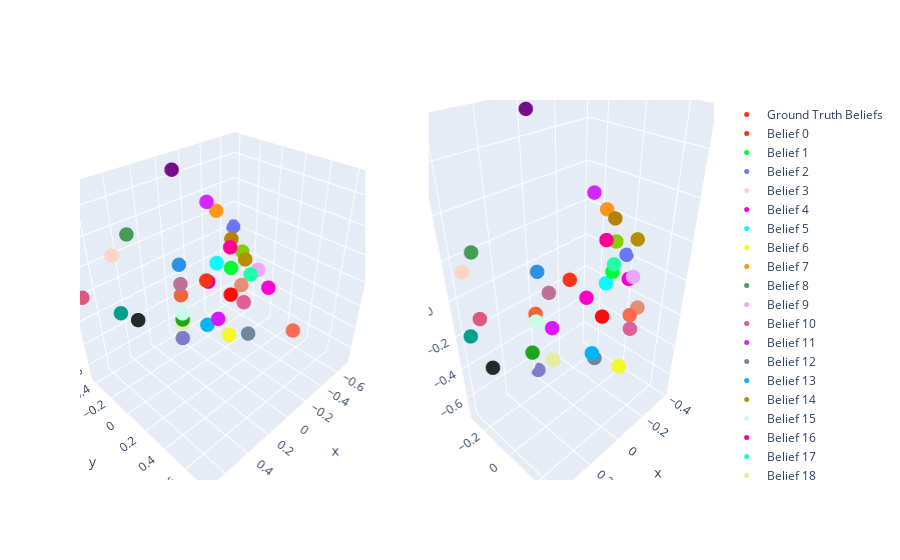

Notebook cell for this chart:
### Markdown cell above
## Visualization of regression results
We visualize the belief predictions in 3D, using the same PCA as before, and also do a 2D plot of the belief predictions.

### Code cell
belief_predictions_pca = vis_pca.transform(belief_predictions.reshape(-1, 5))

# now visualize in 3d
transformer_input_belief_indices_flattened = transformer_input_belief_indices.view(-1).cpu().numpy()
from plotly.subplots import make_subplots
from plotly import graph_objects as go

colors = px.colors.qualitative.Light24 + px.colors.qualitative.Dark24 + px.colors.qualitative.Plotly

fig = make_subplots(rows=1, cols=2, specs=[[{'type': 'scatter3d'}, {'type': 'scatter3d'}]])

# put the groundtruth simplex on the left
ground_truth_beliefs = list(msp_belief_index.keys())
ground_truth_belief_labels = list(msp_belief_index.values())
ground_truth_beliefs_pca = vis_pca.transform(ground_truth_beliefs)

fig.add_trace(go.Scatter3d(x=ground_truth_beliefs_pca[:, 0],
                           y=ground_truth_beliefs_pca[:, 1],
                           z=ground_truth_beliefs_pca[:, 2],
                           mode='markers',
                           marker=dict(size=5, color=[colors[i] for i in ground_truth_belief_labels], opacity=1),
                           name='Ground Truth Beliefs'),
              row=1, col=1)

# put the belief predictions on the right
for belief in msp_belief_index.keys():
    b = msp_belief_index[belief]
    relevant_indices = np.where(transformer_input_belief_indices_flattened == b)[0]
    relevant_data = belief_predictions_pca[relevant_indices]
    if len(relevant_data) > 0:
        centers_of_mass = np.mean(relevant_data, axis=0)
    
        fig.add_trace(go.Scatter3d(x=[centers_of_mass[0]],
                                y=[centers_of_mass[1]],
                                z=[centers_of_mass[2]],
                                mode='markers',
                                name=f'Belief {b}',
                                marker=dict(size=5, color=colors[b], opacity=1)),
                    row=1, col=2)
        
fig.show()

### Figure 1 — Plotly figure (JSON) as saved in the notebook; plotly's stock layout.template omitted (floating-point values rounded to 4 significant figures)
{"data": [{"marker": {"color": ["#FD3216", "#00FE35", "#6A76FC", "#FED4C4", "#FE00CE", "#0DF9FF", "#F6F926", "#FF9616", "#479B55", "#EEA6FB", "#DC587D", "#D626FF", "#6E899C", "#00B5F7", "#B68E00", "#C9FBE5", "#FF0092", "#22FFA7", "#E3EE9E", "#86CE00", "#BC7196", "#7E7DCD", "#FC6955", "#E48F72", "#2E91E5", "#E15F99", "#1CA71C", "#FB0D0D", "#DA16FF", "#222A2A", "#B68100", "#750D86", "#EB663B", "#511CFB", "#00A08B", "#FB00D1"], "opacity": 1, "size": 5}, "mode": "markers", "name": "Ground Truth Beliefs", "scene": "scene", "type": "scatter3d", "x": [0.1768, -0.2357, -0.7071, 0.4714, -0.3536, -0.4714, -2.341e-16, -0.4714, 0.3536, -0.3536, 0.7071, -0.3536, -1.416e-16, 0.1768, -0.1768, 0.3536, -4.561e-16, -2.896e-16, 0.2357, -0.2828, 0.2828, -5.116e-16, 4.348e-17, -0.2828, 0.2357, -0.1768, 0.2828, -0.2357, 0.2357, 0.3536, -0.2357, -9.557e-16, 0.2357, -7.338e-18, 0.4714, -0.2357], "y": [0.2009, 0.01605, -0.4166, -0.3746, -0.3537, -0.3746, 0.2324, -0.3746, -0.3537, 0.1694, -0.4166, -0.3537, 0.4068, 0.2009, 0.2009, 0.1694, 0.2324, 0.4068, 0.01605, 0.0774, 0.0774, -0.2907, 0.7555, 0.0774, 0.01605, 0.2009, 0.0774, 0.01605, 0.3648, -0.3537, 0.01605, -0.2907, 0.01605, 0.01605, -0.3746, 0.3648], "z": [0.1768, -7.871e-17, -6.225e-16, 0.2357, -0.3536, -0.2357, -0.3536, 0.2357, 0.3536, -3.252e-16, -2.776e-17, 0.3536, -0.2357, -0.1768, 0.1768, -2.776e-17, 0.3536, 0.2357, -0.2357, 0.1414, 0.1414, -0.7071, -2.776e-17, -0.1414, 0.2357, -0.1768, -0.1414, -0.2357, -2.776e-17, -0.3536, 0.2357, 0.7071, 1.156e-16, 1.844e-17, -0.2357, -2.26e-16]}, {"marker": {"color": "#FD3216", "opacity": 1, "size": 5}, "mode": "markers", "name": "Belief 0", "scene": "scene2", "type": "scatter3d", "x": [0.1399], "y": [0.1152], "z": [0.1742]}, {"marker": {"color": "#00FE35", "opacity": 1, "size": 5}, "mode": "markers", "name": "Belief 1", "scene": "scene2", "type": "scatter3d", "x": [-0.2323], "y": [0.02255], "z": [-0.002118]}, {"marker": {"color": "#6A76FC", "opacity": 1, "size": 5}, "mode": "markers", "name": "Belief 2", "scene": "scene2", "type": "scatter3d", "x": [-0.3867], "y": [-0.02096], "z": [0.006269]}, {"marker": {"color": "#FED4C4", "opacity": 1, "size": 5}, "mode": "markers", "name": "Belief 3", "scene": "scene2", "type": "scatter3d", "x": [0.4117], "y": [-0.2078], "z": [0.1855]}, {"marker": {"color": "#FE00CE", "opacity": 1, "size": 5}, "mode": "markers", "name": "Belief 4", "scene": "scene2", "type": "scatter3d", "x": [-0.2795], "y": [-0.1823], "z": [-0.2826]}, {"marker": {"color": "#0DF9FF", "opacity": 1, "size": 5}, "mode": "markers", "name": "Belief 5", "scene": "scene2", "type": "scatter3d", "x": [-0.3605], "y": [-0.1206], "z": [-0.1986]}, {"marker": {"color": "#F6F926", "opacity": 1, "size": 5}, "mode": "markers", "name": "Belief 6", "scene": "scene2", "type": "scatter3d", "x": [-0.02949], "y": [0.2551], "z": [-0.3091]}, {"marker": {"color": "#FF9616", "opacity": 1, "size": 5}, "mode": "markers", "name": "Belief 7", "scene": "scene2", "type": "scatter3d", "x": [-0.3825], "y": [-0.1559], "z": [0.2056]}, {"marker": {"color": "#479B55", "opacity": 1, "size": 5}, "mode": "markers", "name": "Belief 8", "scene": "scene2", "type": "scatter3d", "x": [0.3946], "y": [-0.1485], "z": [0.2926]}, {"marker": {"color": "#EEA6FB", "opacity": 1, "size": 5}, "mode": "markers", "name": "Belief 9", "scene": "scene2", "type": "scatter3d", "x": [-0.255], "y": [0.1255], "z": [0.006882]}, {"marker": {"color": "#DC587D", "opacity": 1, "size": 5}, "mode": "markers", "name": "Belief 10", "scene": "scene2", "type": "scatter3d", "x": [0.41], "y": [-0.1301], "z": [-0.005714]}, {"marker": {"color": "#D626FF", "opacity": 1, "size": 5}, "mode": "markers", "name": "Belief 11", "scene": "scene2", "type": "scatter3d", "x": [-0.2811], "y": [-0.1497], "z": [0.3241]}, {"marker": {"color": "#6E899C", "opacity": 1, "size": 5}, "mode": "markers", "name": "Belief 12", "scene": "scene2", "type": "scatter3d", "x": [0.08046], "y": [0.2046], "z": [-0.2181]}, {"marker": {"color": "#00B5F7", "opacity": 1, "size": 5}, "mode": "markers", "name": "Belief 13", "scene": "scene2", "type": "scatter3d", "x": [0.1065], "y": [0.2124], "z": [-0.1678]}, {"marker": {"color": "#B68E00", "opacity": 1, "size": 5}, "mode": "markers", "name": "Belief 14", "scene": "scene2", "type": "scatter3d", "x": [-0.2835], "y": [0.1112], "z": [0.1843]}, {"marker": {"color": "#C9FBE5", "opacity": 1, "size": 5}, "mode": "markers", "name": "Belief 15", "scene": "scene2", "type": "scatter3d", "x": [0.2735], "y": [0.05983], "z": [0.01201]}, {"marker": {"color": "#FF0092", "opacity": 1, "size": 5}, "mode": "markers", "name": "Belief 16", "scene": "scene2", "type": "scatter3d", "x": [-0.05162], "y": [0.1283], "z": [0.2784]}, {"marker": {"color": "#22FFA7", "opacity": 1, "size": 5}, "mode": "markers", "name": "Belief 17", "scene": "scene2", "type": "scatter3d", "x": [-0.03185], "y": [0.19], "z": [0.2018]}, {"marker": {"color": "#E3EE9E", "opacity": 1, "size": 5}, "mode": "markers", "name": "Belief 18", "scene": "scene2", "type": "scatter3d", "x": [0.2053], "y": [0.07756], "z": [-0.2304]}, {"marker": {"color": "#86CE00", "opacity": 1, "size": 5}, "mode": "markers", "name": "Belief 19", "scene": "scene2", "type": "scatter3d", "x": [-0.2716], "y": [0.002003], "z": [0.1351]}, {"marker": {"color": "#BC7196", "opacity": 1, "size": 5}, "mode": "markers", "name": "Belief 20", "scene": "scene2", "type": "scatter3d", "x": [0.2301], "y": [0.09267], "z": [0.1468]}, {"marker": {"color": "#7E7DCD", "opacity": 1, "size": 5}, "mode": "markers", "name": "Belief 21", "scene": "scene2", "type": "scatter3d", "x": [-0.01251], "y": [-0.2945], "z": [-0.7106]}, {"marker": {"color": "#FC6955", "opacity": 1, "size": 5}, "mode": "markers", "name": "Belief 22", "scene": "scene2", "type": "scatter3d", "x": [-0.02851], "y": [0.2904], "z": [0.004862]}, {"marker": {"color": "#E48F72", "opacity": 1, "size": 5}, "mode": "markers", "name": "Belief 23", "scene": "scene2", "type": "scatter3d", "x": [-0.2465], "y": [0.1728], "z": [-0.1383]}, {"marker": {"color": "#2E91E5", "opacity": 1, "size": 5}, "mode": "markers", "name": "Belief 24", "scene": "scene2", "type": "scatter3d", "x": [0.2371], "y": [0.03841], "z": [0.2202]}, {"marker": {"color": "#E15F99", "opacity": 1, "size": 5}, "mode": "markers", "name": "Belief 25", "scene": "scene2", "type": "scatter3d", "x": [-0.1622], "y": [0.202], "z": [-0.1998]}, {"marker": {"color": "#1CA71C", "opacity": 1, "size": 5}, "mode": "markers", "name": "Belief 26", "scene": "scene2", "type": "scatter3d", "x": [0.2954], "y": [0.05195], "z": [-0.1455]}, {"marker": {"color": "#FB0D0D", "opacity": 1, "size": 5}, "mode": "markers", "name": "Belief 27", "scene": "scene2", "type": "scatter3d", "x": [-0.1791], "y": [0.01789], "z": [-0.2417]}, {"marker": {"color": "#DA16FF", "opacity": 1, "size": 5}, "mode": "markers", "name": "Belief 28", "scene": "scene2", "type": "scatter3d", "x": [0.2647], "y": [0.1442], "z": [0.02265]}, {"marker": {"color": "#222A2A", "opacity": 1, "size": 5}, "mode": "markers", "name": "Belief 29", "scene": "scene2", "type": "scatter3d", "x": [0.3591], "y": [-0.1651], "z": [-0.3407]}, {"marker": {"color": "#B68100", "opacity": 1, "size": 5}, "mode": "markers", "name": "Belief 30", "scene": "scene2", "type": "scatter3d", "x": [-0.2935], "y": [-0.02987], "z": [0.2327]}, {"marker": {"color": "#750D86", "opacity": 1, "size": 5}, "mode": "markers", "name": "Belief 31", "scene": "scene2", "type": "scatter3d", "x": [0.0009064], "y": [-0.2612], "z": [0.7166]}, {"marker": {"color": "#EB663B", "opacity": 1, "size": 5}, "mode": "markers", "name": "Belief 32", "scene": "scene2", "type": "scatter3d", "x": [0.2386], "y": [0.01651], "z": [0.006971]}, {"marker": {"color": "#00A08B", "opacity": 1, "size": 5}, "mode": "markers", "name": "Belief 34", "scene": "scene2", "type": "scatter3d", "x": [0.3998], "y": [-0.2455], "z": [-0.1756]}, {"marker": {"color": "#FB00D1", "opacity": 1, "size": 5}, "mode": "markers", "name": "Belief 35", "scene": "scene2", "type": "scatter3d", "x": [-0.2425], "y": [0.1113], "z": [-0.004971]}], "layout": {"scene": {"domain": {"x": [0, 0.45], "y": [0, 1]}}, "scene2": {"domain": {"x": [0.55, 1], "y": [0, 1]}}}}
